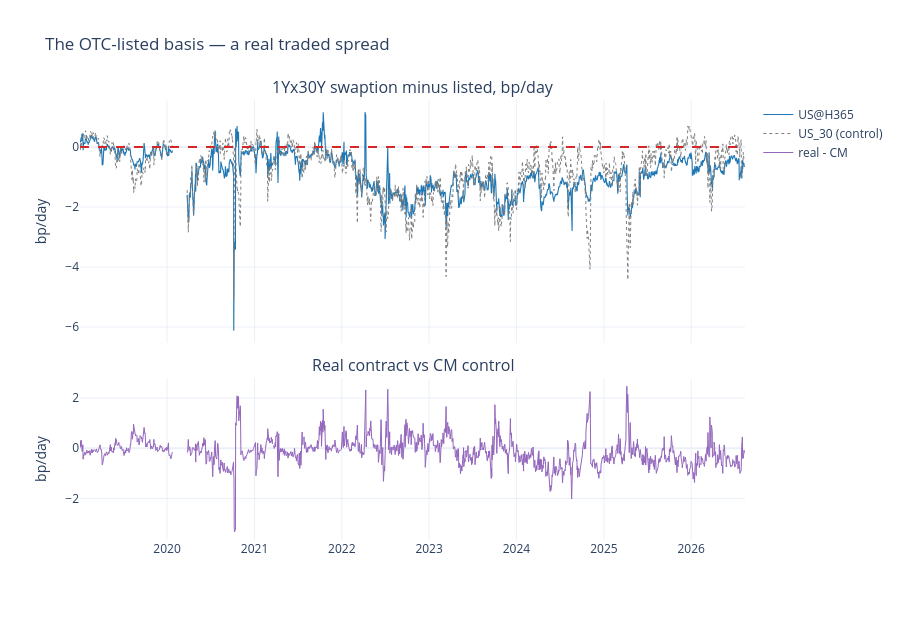

The cell this chart's notebook holds for it:
### Code cell
fig = make_subplots(rows=2, cols=1, shared_xaxes=True, vertical_spacing=0.08,
                    row_heights=[0.6, 0.4],
                    subplot_titles=("1Yx30Y swaption minus listed, bp/day",
                                    "Real contract vs CM control"))
cmb = basis[basis.listed_symbol.isin([NB.headline])]
fig.add_trace(go.Scatter(x=hb.date, y=hb.basis_bp_day, name=f"{NB.headline}",
                         line=dict(color="#1f77b4", width=1.1)), row=1, col=1)
# the CM control's own basis, from the control panel
cmc = cm_panel[cm_panel.listed_symbol == f"{NB.cm_headline_root}_{NB.cm_headline_days}"] \
    .drop_duplicates("date").sort_values("date")
fig.add_trace(go.Scatter(x=cmc.date, y=cmc.otc_minus_listed_bp_day,
                         name=f"{NB.cm_headline_root}_{NB.cm_headline_days} (control)",
                         line=dict(color="#7f7f7f", width=1.0, dash="dot")), row=1, col=1)
fig.add_hline(y=0.0, line=dict(color="#d62728", dash="dash"), row=1, col=1)
m = hb[["date", "basis_bp_day"]].merge(cmc[["date", "otc_minus_listed_bp_day"]], on="date")
fig.add_trace(go.Scatter(x=m.date, y=m.basis_bp_day - m.otc_minus_listed_bp_day,
                         name="real - CM", line=dict(color="#9467bd", width=1.0)), row=2, col=1)
fig.update_yaxes(title_text="bp/day", row=1, col=1)
fig.update_yaxes(title_text="bp/day", row=2, col=1)
fig.update_layout(height=620, template="plotly_white",
                  title="The OTC-listed basis — a real traded spread")
fig.show()

### Figure 1 — Plotly figure (JSON) as saved in the notebook; plotly's stock layout.template omitted (floating-point values rounded to 4 significant figures; data arrays with more than 128 entries replaced by an {"elided": "..."} marker saying what was removed)
{"data": [{"line": {"color": "#1f77b4", "width": 1.1}, "name": "US@H365", "type": "scatter", "x": {"elided": "1901 str values"}, "xaxis": "x", "y": {"elided": "1901 float values"}, "yaxis": "y"}, {"line": {"color": "#7f7f7f", "dash": "dot", "width": 1.0}, "name": "US_30 (control)", "type": "scatter", "x": {"elided": "1901 str values"}, "xaxis": "x", "y": {"elided": "1901 float values"}, "yaxis": "y"}, {"line": {"color": "#9467bd", "width": 1.0}, "name": "real - CM", "type": "scatter", "x": {"elided": "1901 str values"}, "xaxis": "x2", "y": {"elided": "1901 float values"}, "yaxis": "y2"}], "layout": {"annotations": [{"font": {"size": 16}, "showarrow": false, "text": "1Yx30Y swaption minus listed, bp/day", "x": 0.5, "xanchor": "center", "xref": "paper", "y": 1.0, "yanchor": "bottom", "yref": "paper"}, {"font": {"size": 16}, "showarrow": false, "text": "Real contract vs CM control", "x": 0.5, "xanchor": "center", "xref": "paper", "y": 0.368, "yanchor": "bottom", "yref": "paper"}], "height": 620, "shapes": [{"line": {"color": "#d62728", "dash": "dash"}, "type": "line", "x0": 0, "x1": 1, "xref": "x domain", "y0": 0.0, "y1": 0.0, "yref": "y"}], "title": {"text": "The OTC-listed basis — a real traded spread"}, "xaxis": {"anchor": "y", "domain": [0.0, 1.0], "matches": "x2", "showticklabels": false}, "xaxis2": {"anchor": "y2", "domain": [0.0, 1.0]}, "yaxis": {"anchor": "x", "domain": [0.448, 1.0], "title": {"text": "bp/day"}}, "yaxis2": {"anchor": "x2", "domain": [0.0, 0.368], "title": {"text": "bp/day"}}}}
